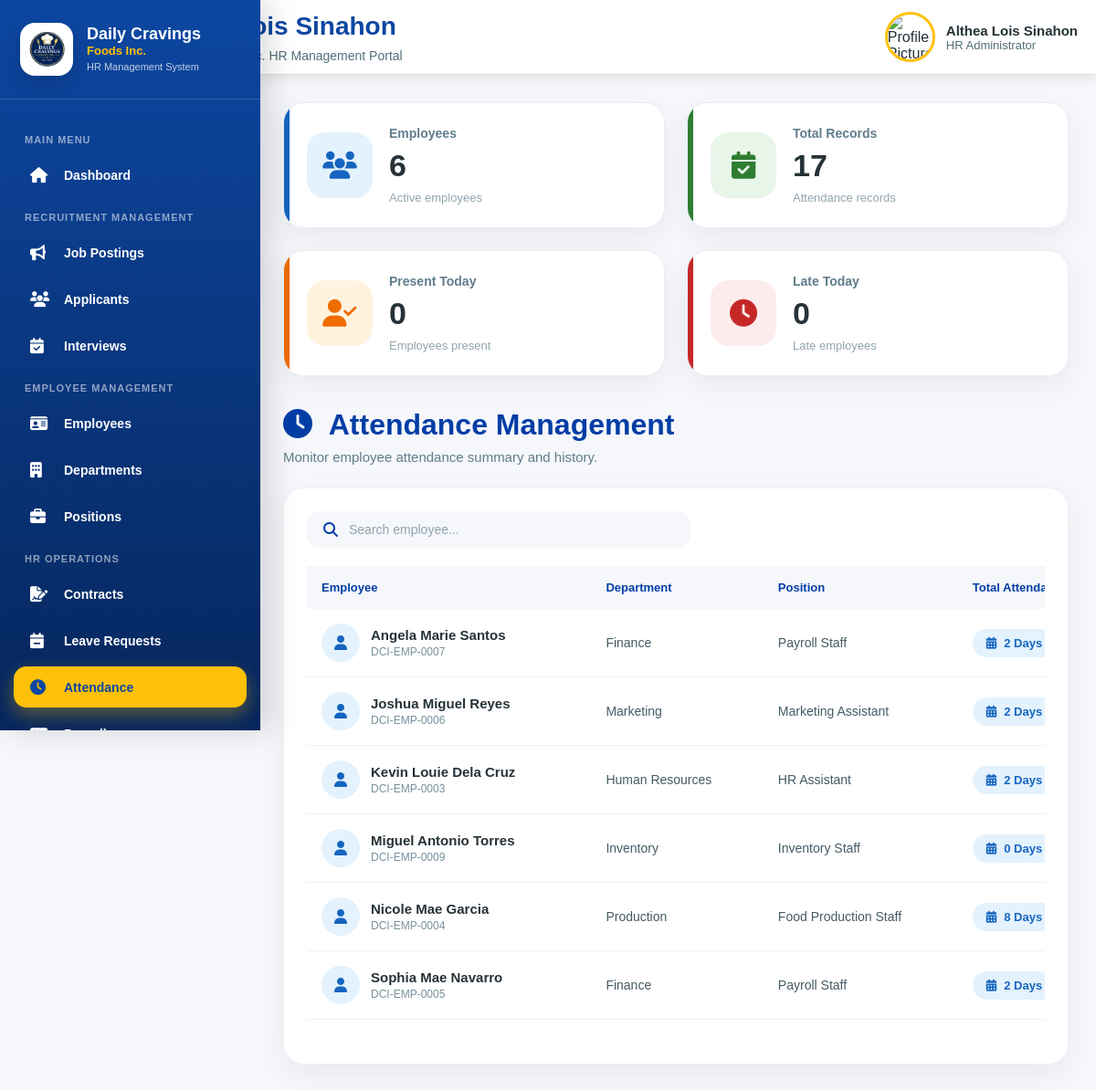
/hr/attendance.php (signed in), run on the app's committed database.
### tables this page shows
CREATE TABLE `employees` (
  `employee_id` int(11) NOT NULL,
  `employee_code` varchar(50) DEFAULT NULL,
  `first_name` varchar(100) DEFAULT NULL,
  `middle_name` varchar(100) DEFAULT NULL,
  `last_name` varchar(100) DEFAULT NULL,
  `email` varchar(150) DEFAULT NULL,
  `phone` varchar(20) DEFAULT NULL,
  `birthdate` date DEFAULT NULL,
  `gender` varchar(20) DEFAULT NULL,
  `civil_status` varchar(50) DEFAULT NULL,
  `address` text DEFAULT NULL,
  `department_id` int(11) DEFAULT NULL,
  `position_id` int(11) DEFAULT NULL,
  `basic_salary` decimal(10,2) DEFAULT 0.00,
  `employment_status` enum('Active','Inactive','On Leave','Suspended','Resigned','Terminated') DEFAULT 'Active',
  `hire_date` date DEFAULT NULL,
  `created_at` timestamp NOT NULL DEFAULT current_timestamp()
);

CREATE TABLE `departments` (
  `department_id` int(11) NOT NULL,
  `department_name` varchar(100) DEFAULT NULL,
  `description` text DEFAULT NULL,
  `created_at` timestamp NOT NULL DEFAULT current_timestamp(),
  `status` enum('Active','Inactive') DEFAULT 'Active'
);

CREATE TABLE `positions` (
  `position_id` int(11) NOT NULL,
  `department_id` int(11) DEFAULT NULL,
  `position_name` varchar(100) DEFAULT NULL,
  `description` text DEFAULT NULL,
  `status` enum('Active','Inactive') DEFAULT 'Active',
  `created_at` timestamp NOT NULL DEFAULT current_timestamp()
);

### hr/attendance.php (the view, shortened to what this page needs)
<?php
require_once "../config/db.php";
$search = trim($_GET['search'] ?? "");
$totalEmployees = $conn->query("
    SELECT COUNT(*)
    FROM employees
    WHERE employment_status = 'Active'
")->fetchColumn();
$totalAttendance = $conn->query("
    SELECT COUNT(*)
    FROM attendance
")->fetchColumn();
$presentToday = $conn->query("
    SELECT COUNT(*)
    FROM attendance
    WHERE attendance_date = CURDATE()
    AND status = 'Present'
")->fetchColumn();
$lateToday = $conn->query("
    SELECT COUNT(*)
    FROM attendance
    WHERE attendance_date = CURDATE()
    AND status = 'Late'
")->fetchColumn();
$sql = "
SELECT
    e.employee_id,
    e.employee_code,
    e.first_name,
    e.middle_name,
    e.last_name,
    e.employment_status,
    d.department_name,
    p.position_name,
    COUNT(a.attendance_id) AS total_attendance
FROM employees e
LEFT JOIN departments d
ON e.department_id = d.department_id
LEFT JOIN positions p
ON e.position_id = p.position_id
LEFT JOIN attendance a
ON
    e.employee_id = a.employee_id
WHERE
    e.employment_status = 'Active'
";
$params = [];
$sql .= "
GROUP BY
    e.employee_id,
    e.employee_code,
    e.first_name,
    e.middle_name,
    e.last_name,
    d.department_name,
    p.position_name,
    e.employment_status
ORDER BY
    e.first_name ASC,
    e.last_name ASC
";
$stmt = $conn->prepare($sql);
$stmt->execute($params);
$employees = $stmt->fetchAll(PDO::FETCH_ASSOC);
?>
<!DOCTYPE html>
<html lang="en">
<head>
    <link rel="stylesheet" href="../assets/css/global.css">
    <link rel="stylesheet" href="../assets/css/hr.css">
    <link rel="stylesheet" href="https://cdnjs.cloudflare.com/ajax/libs/font-awesome/6.7.2/css/all.min.css">
</head>
<body>
<div class="hr-wrapper">
    <?php require_once "includes/sidebar.php"; ?>
    <div class="hr-content-wrapper">
        <?php require_once "includes/header.php"; ?>
        <main class="hr-main">
            <section class="hr-attendance-summary-page">
                <div class="hr-attendance-summary-grid">
                    <div class="hr-attendance-summary-card blue">
                        <div class="hr-attendance-summary-icon">
                            <i class="fa-solid fa-users"></i>
                        </div>
                        <div class="hr-attendance-summary-content">
                            <span>Employees</span>
                            <h2><?= $totalEmployees; ?></h2>
                            <p>Active employees</p>
                        </div>
                    </div>
                    <div class="hr-attendance-summary-card green">
                        <div class="hr-attendance-summary-icon">
                            <i class="fa-solid fa-calendar-check"></i>
                        </div>
                        <div class="hr-attendance-summary-content">
                            <span>Total Records</span>
                            <h2><?= $totalAttendance; ?></h2>
                            <p>Attendance records</p>
                        </div>
                    </div>
                    <div class="hr-attendance-summary-card orange">
                        <div class="hr-attendance-summary-icon">
                            <i class="fa-solid fa-user-check"></i>
                        </div>
                        <div class="hr-attendance-summary-content">
                            <span>Present Today</span>
                            <h2><?= $presentToday; ?></h2>
                            <p>Employees present</p>
                        </div>
                    </div>
                    <div class="hr-attendance-summary-card red">
                        <div class="hr-attendance-summary-icon">
                            <i class="fa-solid fa-clock"></i>
                        </div>
                        <div class="hr-attendance-summary-content">
                            <span>Late Today</span>
                            <h2><?= $lateToday; ?></h2>
                            <p>Late employees</p>
                        </div>
                    </div>
                </div>
                <div class="hr-attendance-summary-header">
                    <div class="hr-attendance-summary-title">
                        <h1>
                            <i class="fa-solid fa-clock"></i>
                            Attendance Management
                        </h1>
                        <p>Monitor employee attendance summary and history.</p>
                    </div>
                </div>
                <div class="hr-attendance-summary-table-card">
                    <div class="hr-attendance-summary-search">
                        <form method="GET">
                            <div class="hr-attendance-summary-search-box">
                                <i class="fa-solid fa-magnifying-glass"></i>
                                <input
                                    type="text"
                                    id="attendanceSummarySearch"
                                    name="search"
                                    placeholder="Search employee..."
                                    value="<?= htmlspecialchars($search); ?>"
                                >
                            </div>
                        </form>
                    </div>
                    <div class="hr-attendance-summary-table-wrapper">
                        <table class="hr-attendance-summary-table">
                            <thead>
                                <tr>
                                    <th>Employee</th>
                                    <th>Department</th>
                                    <th>Position</th>
                                    <th>Total Attendance</th>
                                </tr>
                            </thead>
                            <tbody id="attendanceSummaryBody">
                                <?php if (!empty($employees)): ?>
    <?php foreach ($employees as $employee): ?>
        <tr class="attendance-summary-row">
            <td>
                <div class="hr-attendance-summary-name">
                    <div class="hr-attendance-summary-avatar">
                        <i class="fa-solid fa-user"></i>
                    </div>
                    <div>
                        <strong>
                            <?= htmlspecialchars(
                                trim(
                                    $employee['first_name']
                                    . " "
                                    .
                                    (
                                        !empty($employee['middle_name'])
                                        ? $employee['middle_name'] . " "
                                        : ""
                                    )
                                    .
                                    $employee['last_name']
                                )
                            ); ?>
                        </strong>
                        <small>
                            <?= htmlspecialchars(
                                $employee['employee_code']
                            ); ?>
                        </small>
                    </div>
                </div>
            </td>
            <td>
                <?= htmlspecialchars(
                    $employee['department_name'] ?? "N/A"
                ); ?>
            </td>
            <td>
                <?= htmlspecialchars(
                    $employee['position_name'] ?? "N/A"
                ); ?>
            </td>
            <td>
                <span class="hr-attendance-summary-badge">
                    <i class="fa-solid fa-calendar-days"></i>
                    <?= (int)$employee['total_attendance']; ?>
                    Day<?= $employee['total_attendance'] != 1 ? "s" : ""; ?>
                </span>
            </td>
        </tr>
    <?php endforeach; ?>
<?php endif; ?>
</tbody>
</table>
</div>
</div>
</section>
</main>
</div>
</div>
</body>
</html>

### assets/css/global.css (style rules this page uses)
:root { --primary:#0D47A1; --primary-dark:#08306B; --secondary:#1565C0; --secondary-dark:#0B3D91; --accent:#FFC107; --success:#2E7D32; --warning:#F9A825; --danger:#C62828; --background:#F5F7FA; --card:#FFFFFF; --text:#263238; --text-light:#546E7A; --border:#E0E0E0; --shadow: 0 4px 12px rgba(0,0,0,.08); --shadow-lg: 0 12px 35px rgba(0,0,0,.12); --radius-sm:8px; --radius:12px; --radius-lg:18px; --radius-xl:25px; --sidebar-width:280px; --header-height:75px; --transition:.30s ease; }
* { margin:0; padding:0; box-sizing:border-box; }
html { scroll-behavior:smooth; }
body { font-family: "Segoe UI", Arial, sans-serif; background:var(--background); color:var(--text); overflow-x:hidden; }
button, input, select, textarea { font-family:inherit; }

### data on the page
employees: first_name+middle_name+last_name "Angela Marie Santos", employee_code "DCI-EMP-0007", department.department_name "Finance", position.position_name "Payroll Staff", total_attendance "2"
employees: first_name+middle_name+last_name "Joshua Miguel Reyes", employee_code "DCI-EMP-0006", department.department_name "Marketing", position.position_name "Marketing Assistant", total_attendance "2"
employees: first_name+middle_name+last_name "Kevin Louie Dela Cruz", employee_code "DCI-EMP-0003", department.department_name "Human Resources", position.position_name "HR Assistant", total_attendance "2"
employees: first_name+middle_name+last_name "Miguel Antonio Torres", employee_code "DCI-EMP-0009", department.department_name "Inventory", position.position_name "Inventory Staff", total_attendance "0"
employees: first_name+middle_name+last_name "Nicole Mae Garcia", employee_code "DCI-EMP-0004", department.department_name "Production", position.position_name "Food Production Staff", total_attendance "8"
employees: first_name+middle_name+last_name "Sophia Mae Navarro", employee_code "DCI-EMP-0005", department.department_name "Finance", position.position_name "Payroll Staff", total_attendance "2"

### other printed values
$hr_name "Althea Lois Sinahon"
$totalEmployees "6"
$totalAttendance "17"
$presentToday "0"
$lateToday "0"
